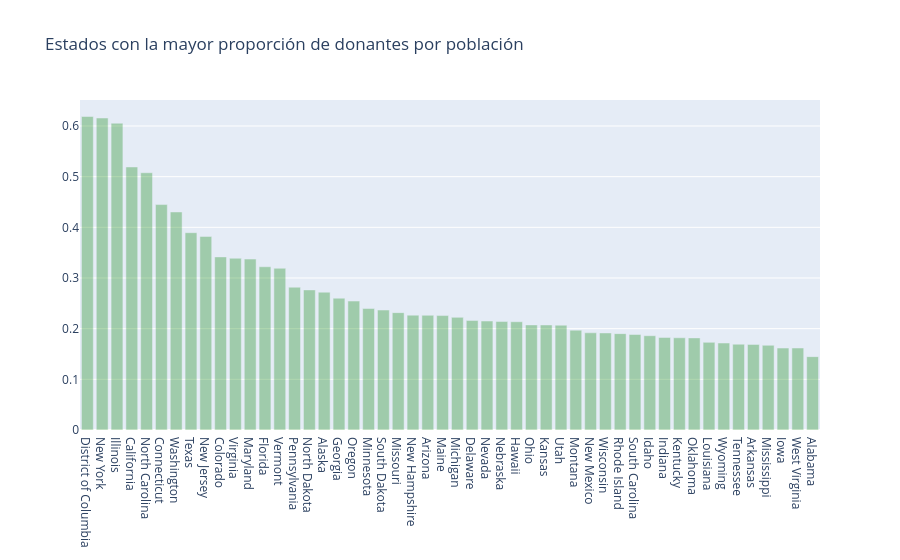

Source (notebook cell):
### Markdown cell above
* **California**, al ser el estado con mayor población, cuenta también con una gran base de donantes registrados, alcanzando casi los 300,000 donantes. **San Francisco y Los Ángeles** son las principales ciudades de California donde se ubica la mayor cantidad de ellos. El estado de California también registra el mayor número de escuelas y proyectos.
* **Nueva York, Texas y Florida**, con aproximadamente 137,000, 134,000 y 108,000 donantes respectivamente, son los otros tres estados principales con una alta población de donantes. Las principales ciudades incluyen Nueva York, Miami, Tampa, Houston y Dallas, donde se localiza la mayor cantidad de donantes.
* **Dakota del Norte, Dakota del Sur, Vermont y Wyoming** son los estados con una cantidad muy baja de donantes, menos de 4,000. Existe una entrada llamada "others" (otros) en los datos de los estados, la cual probablemente indica donantes que son profesores o donantes procedentes de otros países.  
* Entre todas las ciudades de EE. UU., las tres principales con el mayor número de donantes son: **Chicago (aprox. 35K donantes), Nueva York (aprox. 27K donantes) y Brooklyn (aprox. 22K donantes)**. Las ciudades californianas de San Francisco y Los Ángeles son las siguientes dos ciudades con una gran base de donantes, con aproximadamente 18K y 16K donantes respectivamente.

## Conjunto de Datos Ajustado por Población (Population Adjusted Dataset)

Los estados que lideran los gráficos anteriores son, en realidad, aquellos que tienen una población muy alta. Resultará interesante descubrir el número de donantes por cada 100,000 habitantes en cada estado. Para ello, he añadido un conjunto de datos ajustado por población que incluye el número de habitantes de cada estado para el año 2013.

Conjunto de datos de población: http://www.enchantedlearning.com/usa/states/population.shtml

## <a id="2.3">2.3 Estados con la mayor Proporción de Donantes por Población</a>

### Code cell
census_2013 = {'Mississippi': 2991207, 'Iowa': 3090416, 'Oklahoma': 3850568, 'Delaware': 925749, 'Minnesota': 5420380, 'Alaska': 735132, 'Illinois': 12882135, 'Arkansas': 2959373, 'New Mexico': 2085287, 'Indiana': 6570902, 'Maryland': 5928814, 'Louisiana': 4625470, 'Texas': 26448193, 'Wyoming': 582658, 'Arizona': 6626624, 'Wisconsin': 5742713, 'Michigan': 9895622, 'Kansas': 2893957, 'Utah': 2900872, 'Virginia': 8260405, 'Oregon': 3930065, 'Connecticut': 3596080, 'New York': 19651127, 'California': 38332521, 'Massachusetts': 6692824, 'West Virginia': 1854304, 'South Carolina': 4774839, 'New Hampshire': 1323459, 'Vermont': 626630, 'Georgia': 9992167, 'North Dakota': 723393, 'Pennsylvania': 12773801, 'Florida': 19552860, 'Hawaii': 1404054, 'Kentucky': 4395295, 'Rhode Island': 1051511, 'Nebraska': 1868516, 'Missouri': 6044171, 'Ohio': 11570808, 'Alabama': 4833722, 'South Dakota': 844877, 'Colorado': 5268367, 'Idaho': 1612136, 'New Jersey': 8899339, 'Washington': 6971406, 'North Carolina': 9848060, 'Tennessee': 6495978, 'Montana': 1015165, 'District of Columbia': 646449, 'Nevada': 2790136, 'Maine': 1328302}

donors_from_states = dict(donors_df['Donor State'].value_counts())

don_pop = {}
for state, don in donors_from_states.items():
    if state not in census_2013:
        continue
    don_pop[state]  = float(don)*100000/ census_2013[state]

import operator
don_pop = sorted(don_pop.items(), key=operator.itemgetter(1), reverse = True)
xx = [x[0] for x in (don_pop)][1:]
yy = [x[1] for x in (don_pop)][1:]

trace2 = go.Bar(
    x=xx,
    y=yy,
    name='Donors to Population',
    marker=dict(color='green'),
    opacity=0.3
)

data = [trace2]
layout = go.Layout(
    barmode='group',
    legend=dict(dict(x=-.1, y=1.2)),
    margin=dict(b=120),
    title = 'Estados con la mayor proporción de donantes por población',
)

fig = go.Figure(data=data, layout=layout)
iplot(fig, filename='grouped-bar')

### Figure 1 — Plotly figure (JSON) as saved in the notebook; plotly's stock layout.template omitted (floating-point values rounded to 4 significant figures)
{"data": [{"marker": {"color": "green"}, "name": "Donors to Population", "opacity": 0.3, "type": "bar", "x": ["District of Columbia", "New York", "Illinois", "California", "North Carolina", "Connecticut", "Washington", "Texas", "New Jersey", "Colorado", "Virginia", "Maryland", "Florida", "Vermont", "Pennsylvania", "North Dakota", "Alaska", "Georgia", "Oregon", "Minnesota", "South Dakota", "Missouri", "New Hampshire", "Arizona", "Maine", "Michigan", "Delaware", "Nevada", "Nebraska", "Hawaii", "Ohio", "Kansas", "Utah", "Montana", "New Mexico", "Wisconsin", "Rhode Island", "South Carolina", "Idaho", "Indiana", "Kentucky", "Oklahoma", "Louisiana", "Wyoming", "Tennessee", "Arkansas", "Mississippi", "Iowa", "West Virginia", "Alabama"], "y": [0.6188, 0.6157, 0.6055, 0.5191, 0.5077, 0.4449, 0.4303, 0.3894, 0.3821, 0.3417, 0.339, 0.3373, 0.3222, 0.3192, 0.2818, 0.2765, 0.2721, 0.2602, 0.2544, 0.2398, 0.2367, 0.2316, 0.2267, 0.2264, 0.2259, 0.2223, 0.216, 0.215, 0.2141, 0.2137, 0.2074, 0.2073, 0.2068, 0.197, 0.1918, 0.1915, 0.1902, 0.1885, 0.1861, 0.1826, 0.182, 0.1818, 0.173, 0.1716, 0.1693, 0.169, 0.1672, 0.1618, 0.1618, 0.1448]}], "layout": {"barmode": "group", "legend": {"x": -0.1, "y": 1.2}, "margin": {"b": 120}, "title": {"text": "Estados con la mayor proporción de donantes por población"}}}
